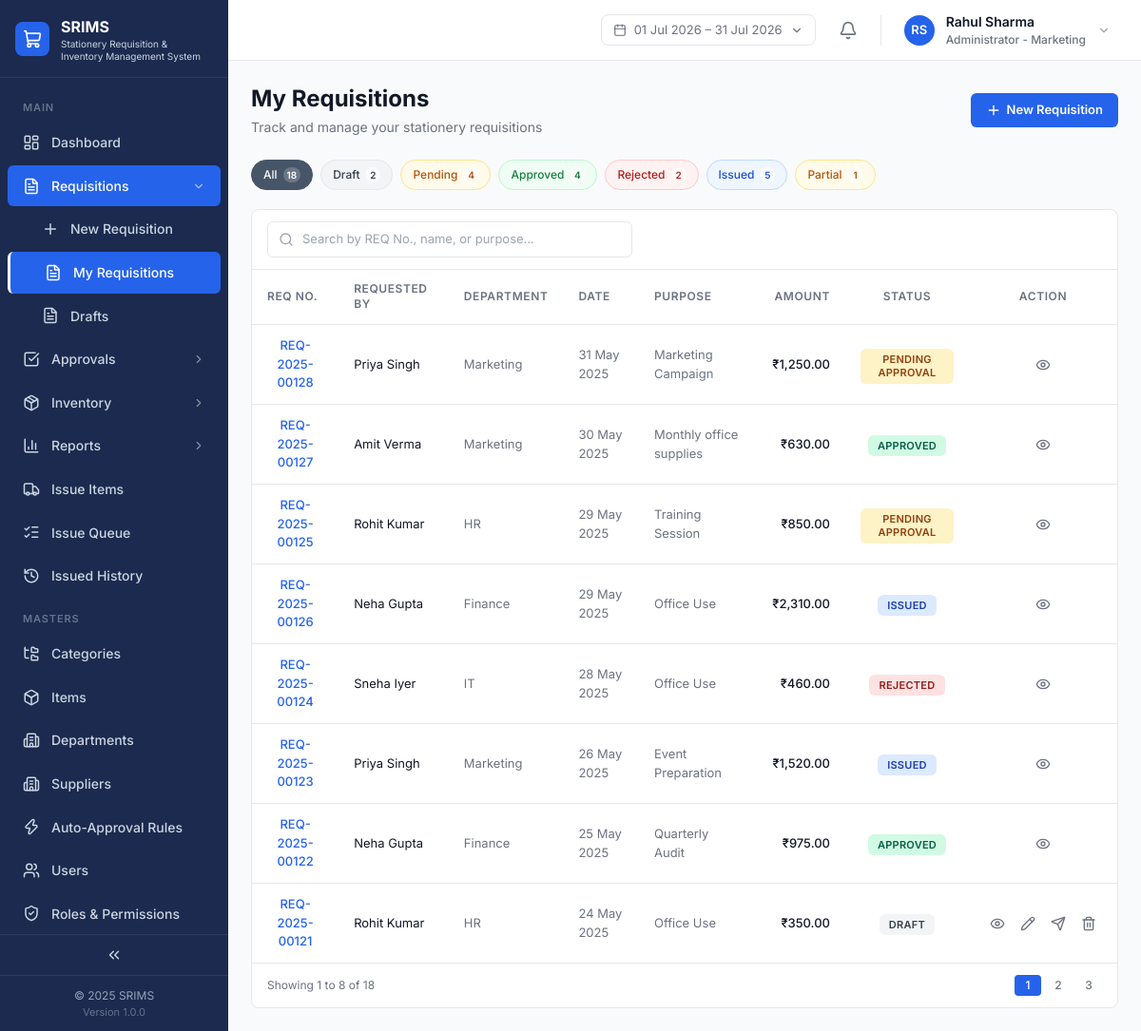
Screenshot of /requisitions/my.php (signed in) with the database file from the repository.
### tables this page shows
CREATE TABLE IF NOT EXISTS `requisitions` (
  `id` VARCHAR(40) NOT NULL PRIMARY KEY,
  `user_id` VARCHAR(40) NOT NULL,
  `department_id` VARCHAR(40) NOT NULL,
  `status` ENUM('DRAFT','PENDING','APPROVED','REJECTED','ISSUED','PARTIAL') NOT NULL DEFAULT 'DRAFT',
  `purpose` VARCHAR(191) DEFAULT NULL,
  `remarks` TEXT DEFAULT NULL,
  `required_date` DATE DEFAULT NULL,
  `total_amount` DECIMAL(12,2) NOT NULL DEFAULT 0,
  `priority` ENUM('LOW','NORMAL','URGENT') NOT NULL DEFAULT 'NORMAL',
  `created_at` DATETIME NOT NULL DEFAULT CURRENT_TIMESTAMP,
  `updated_at` DATETIME NOT NULL DEFAULT CURRENT_TIMESTAMP ON UPDATE CURRENT_TIMESTAMP,
  `approved_by_id` VARCHAR(40) DEFAULT NULL,
  `approved_at` DATETIME DEFAULT NULL,
  `rejected_reason` TEXT DEFAULT NULL,
  KEY `idx_req_status` (`status`),
  KEY `idx_req_user` (`user_id`),
  KEY `idx_req_department` (`department_id`),
  KEY `idx_req_created` (`created_at`),
  CONSTRAINT `fk_req_user` FOREIGN KEY (`user_id`) REFERENCES `users` (`id`),
  CONSTRAINT `fk_req_department` FOREIGN KEY (`department_id`) REFERENCES `departments` (`id`),
  CONSTRAINT `fk_req_approver` FOREIGN KEY (`approved_by_id`) REFERENCES `users` (`id`)
);

CREATE TABLE IF NOT EXISTS `users` (
  `id` VARCHAR(40) NOT NULL PRIMARY KEY,
  `name` VARCHAR(191) NOT NULL,
  `email` VARCHAR(191) NOT NULL UNIQUE,
  `password_hash` VARCHAR(255) NOT NULL,
  `role` ENUM('ADMIN','USER','APPROVER','INVENTORY_MGR') NOT NULL DEFAULT 'USER',
  `department_id` VARCHAR(40) NOT NULL,
  `approver_id` VARCHAR(40) DEFAULT NULL,
  `is_active` TINYINT(1) NOT NULL DEFAULT 1,
  `avatar_url` LONGTEXT DEFAULT NULL,
  KEY `idx_users_department` (`department_id`),
  CONSTRAINT `fk_users_department` FOREIGN KEY (`department_id`) REFERENCES `departments` (`id`),
  CONSTRAINT `fk_users_approver` FOREIGN KEY (`approver_id`) REFERENCES `users` (`id`)
);

CREATE TABLE IF NOT EXISTS `departments` (
  `id` VARCHAR(40) NOT NULL PRIMARY KEY,
  `name` VARCHAR(191) NOT NULL UNIQUE
);

### includes/auth.php (called while the page is built, shortened)
<?php
function currentUser(): ?array
{
    return $_SESSION['user'] ?? null;
}

### requisitions/my.php (shortened to what this page needs)
<?php
require_once __DIR__ . '/../config.php';
$user = currentUser();
$statusFilters = [
    ['label' => 'All', 'value' => null, 'color' => 'slate'],
    ['label' => 'Draft', 'value' => 'DRAFT', 'color' => 'gray'],
    ['label' => 'Pending', 'value' => 'PENDING', 'color' => 'amber'],
    ['label' => 'Approved', 'value' => 'APPROVED', 'color' => 'green'],
    ['label' => 'Rejected', 'value' => 'REJECTED', 'color' => 'red'],
    ['label' => 'Issued', 'value' => 'ISSUED', 'color' => 'blue'],
    ['label' => 'Partial', 'value' => 'PARTIAL', 'color' => 'amber'],
];
$statusFilterColors = [
    'slate' => ['bg' => 'bg-slate-600', 'border' => 'border-slate-600', 'chip' => 'bg-slate-50 text-slate-700 border-slate-200'],
    'gray' => ['bg' => 'bg-gray-600', 'border' => 'border-gray-600', 'chip' => 'bg-gray-100 text-gray-700 border-gray-200'],
    'amber' => ['bg' => 'bg-amber-500', 'border' => 'border-amber-500', 'chip' => 'bg-amber-50 text-amber-700 border-amber-200'],
    'green' => ['bg' => 'bg-green-600', 'border' => 'border-green-600', 'chip' => 'bg-green-50 text-green-700 border-green-200'],
    'red' => ['bg' => 'bg-red-600', 'border' => 'border-red-600', 'chip' => 'bg-red-50 text-red-700 border-red-200'],
    'blue' => ['bg' => 'bg-blue-600', 'border' => 'border-blue-600', 'chip' => 'bg-blue-50 text-blue-700 border-blue-200'],
];
$activeFilter = $_GET['status'] ?? null;
$searchQuery = trim($_GET['q'] ?? '');
$page = max(1, (int) ($_GET['page'] ?? 1));
$perPage = 8;
$isAdmin = $user['role'] === 'ADMIN';
$base = $isAdmin ? 'SELECT r.*, u.name AS user_name, (SELECT COUNT(*) FROM requisition_items WHERE requisition_id = r.id) AS item_count FROM requisitions r JOIN users u ON u.id = r.user_id WHERE 1=1'
                 : 'SELECT r.*, u.name AS user_name, (SELECT COUNT(*) FROM requisition_items WHERE requisition_id = r.id) AS item_count FROM requisitions r JOIN users u ON u.id = r.user_id WHERE r.user_id = ?';
$countParams = $isAdmin ? [] : [$user['id']];
$counts = ['all' => 0, 'DRAFT' => 0, 'PENDING' => 0, 'APPROVED' => 0, 'REJECTED' => 0, 'ISSUED' => 0, 'PARTIAL' => 0];
$countStmt = $pdo->prepare(($isAdmin ? 'SELECT status, COUNT(*) c FROM requisitions GROUP BY status' : 'SELECT status, COUNT(*) c FROM requisitions WHERE user_id = ? GROUP BY status'));
$countStmt->execute($countParams);
foreach ($countStmt->fetchAll() as $row) { $counts[$row['status']] = (int) $row['c']; $counts['all'] += (int) $row['c']; }
$sql = $base;
$params = $countParams;
$sql .= ' ORDER BY r.created_at DESC';
$stmt = $pdo->prepare($sql);
$stmt->execute($params);
$myRequisitions = $stmt->fetchAll();
$totalPages = max(1, (int) ceil(count($myRequisitions) / $perPage));
$page = min($page, $totalPages);
$paginated = array_slice($myRequisitions, ($page - 1) * $perPage, $perPage);
$qs = function (array $overrides = []) use ($activeFilter, $searchQuery) {
    $q = array_merge(['status' => $activeFilter, 'q' => $searchQuery], $overrides);
    $q = array_filter($q, fn($v) => $v !== null && $v !== '');
    return $q ? '?' . http_build_query($q) : '';
};
include __DIR__ . '/../includes/header.php';
include __DIR__ . '/../includes/app-shell-start.php';
?>
<div class="mb-6 flex flex-col gap-1 sm:flex-row sm:items-center sm:justify-between">
    <div>
        <h1 class="text-page-title text-text-primary">My Requisitions</h1>
        <p class="text-page-subtitle text-text-secondary mt-1">Track and manage your stationery requisitions</p>
    </div>
    <a href="new.php" class="mt-3 sm:mt-0 flex items-center gap-1.5 rounded-button bg-brand-primary px-4 py-2 text-[13px] font-semibold text-white hover:bg-brand-primary-hover transition-colors w-fit">
        <i data-lucide="plus" style="width:16px;height:16px"></i> New Requisition
    </a>
</div>
<div class="mb-4 flex gap-2 overflow-x-auto pb-1">
    <?php foreach ($statusFilters as $f):
        $count = $f['value'] ? ($counts[$f['value']] ?? 0) : $counts['all'];
        $isActive = $activeFilter === $f['value'];
        $c = $statusFilterColors[$f['color']];
    ?>
    <a href="<?= $qs(['status' => $f['value'], 'page' => null]) ?>" class="flex items-center gap-1.5 whitespace-nowrap rounded-full border px-3 py-1.5 text-[12px] font-medium transition-colors <?= $isActive ? $c['bg'] . ' ' . $c['border'] . ' text-white' : $c['chip'] . ' hover:opacity-80' ?>">
        <?= e($f['label']) ?>
        <span class="inline-flex h-4 min-w-[16px] items-center justify-center rounded-full px-1 text-[10px] font-semibold <?= $isActive ? 'bg-white/20 text-white' : 'bg-white/60 text-current' ?>"><?= $count ?></span>
    </a>
    <?php endforeach; ?>
</div>
<div class="rounded-card border border-border bg-surface-card">
    <div class="border-b border-border px-4 py-3">
        <form method="GET" class="relative max-w-sm">
            <i data-lucide="search" class="absolute left-3 top-1/2 -translate-y-1/2 text-text-muted" style="width:16px;height:16px"></i>
            <input type="text" name="q" value="<?= e($searchQuery) ?>" placeholder="Search by REQ No., name, or purpose..."
                class="w-full rounded-button border border-border py-2 pl-9 pr-3 text-[13px] placeholder:text-text-muted focus:border-brand-primary focus:outline-none focus:ring-1 focus:ring-brand-primary">
        </form>
    </div>
    <div class="overflow-x-auto">
        <table class="w-full">
            <thead><tr class="border-b border-border">
                <th class="px-4 py-3 text-left text-table-header uppercase tracking-table-header text-text-secondary">REQ No.</th>
                <?php if ($isAdmin): ?><th class="px-4 py-3 text-left text-table-header uppercase tracking-table-header text-text-secondary">Requested By</th><?php endif; ?>
                <th class="px-4 py-3 text-left text-table-header uppercase tracking-table-header text-text-secondary">Department</th>
                <th class="px-4 py-3 text-left text-table-header uppercase tracking-table-header text-text-secondary">Date</th>
                <th class="px-4 py-3 text-left text-table-header uppercase tracking-table-header text-text-secondary">Purpose</th>
                <th class="px-4 py-3 text-right text-table-header uppercase tracking-table-header text-text-secondary">Amount</th>
                <th class="px-4 py-3 text-center text-table-header uppercase tracking-table-header text-text-secondary">Status</th>
                <th class="px-4 py-3 text-center text-table-header uppercase tracking-table-header text-text-secondary">Action</th>
            </tr></thead>
            <tbody>
                <?php if (empty($paginated)): ?>
                <tr><td colspan="8" class="px-4 py-12 text-center text-[14px] text-text-muted">No requisitions found</td></tr>
                <?php else: foreach ($paginated as $req): ?>
                <tr class="border-b border-border last:border-0 hover:bg-gray-50">
                    <td class="px-4 py-3"><button type="button" onclick="openReqModal('<?= e($req['id']) ?>')" class="text-[13px] font-medium text-brand-primary hover:underline"><?= e($req['id']) ?></button></td>
                    <?php if ($isAdmin): ?><td class="px-4 py-3 text-[13px] text-text-primary"><?= e($req['user_name']) ?></td><?php endif; ?>
                    <td class="px-4 py-3 text-[13px] text-text-secondary"><?php
                        $dstmt = $pdo->prepare('SELECT name FROM departments WHERE id = ?'); $dstmt->execute([$req['department_id']]);
                        echo e($dstmt->fetchColumn() ?: '');
                    ?></td>
                    <td class="px-4 py-3 text-[13px] text-text-secondary"><?= formatDate($req['created_at']) ?></td>
                    <td class="px-4 py-3 text-[13px] text-text-secondary"><?= e($req['purpose']) ?></td>
                    <td class="px-4 py-3 text-right text-[13px] font-medium text-text-primary"><?= formatCurrency((float)$req['total_amount']) ?></td>
                    <td class="px-4 py-3 text-center"><?= statusPill(requisitionStatusVariant($req['status'])) ?></td>
                    <td class="px-4 py-3 text-center">
                        <div class="flex items-center justify-center gap-1">
                            <button type="button" onclick="openReqModal('<?= e($req['id']) ?>')" title="View" class="rounded p-1.5 text-text-secondary hover:bg-gray-100 hover:text-brand-primary"><i data-lucide="eye" style="width:16px;height:16px"></i></button>
                            <?php if ($req['status'] === 'DRAFT'): ?>
                            <a href="new.php?edit=<?= e($req['id']) ?>" title="Edit" class="rounded p-1.5 text-text-secondary hover:bg-gray-100 hover:text-brand-primary"><i data-lucide="pencil" style="width:16px;height:16px"></i></a>
                            <form method="POST" class="inline" onsubmit="return confirm('Submit this draft for approval?')">
                                <button type="submit" title="Submit" <?= $req['item_count'] == 0 ? 'disabled' : '' ?> class="rounded p-1.5 text-text-secondary hover:bg-green-50 hover:text-green-600 disabled:opacity-30"><i data-lucide="send" style="width:16px;height:16px"></i></button>
                            </form>
                            <button type="button" onclick="document.getElementById('my-del-confirm-<?= e($req['id']) ?>').classList.remove('hidden'); document.getElementById('my-del-confirm-<?= e($req['id']) ?>').classList.add('flex');" title="Delete" class="rounded p-1.5 text-text-secondary hover:bg-red-50 hover:text-red-600"><i data-lucide="trash-2" style="width:16px;height:16px"></i></button>
                            <?php endif; ?>
                        </div>
                    </td>
                </tr>
                <?php endforeach; endif; ?>
            </tbody>
        </table>
    </div>
    <?php if ($totalPages > 1): ?>
    <div class="flex items-center justify-between border-t border-border px-4 py-3">
        <span class="text-[12px] text-text-secondary">Showing <?= ($page - 1) * $perPage + 1 ?> to <?= min($page * $perPage, count($myRequisitions)) ?> of <?= count($myRequisitions) ?></span>
        <div class="flex items-center gap-1">
            <?php for ($p = 1; $p <= $totalPages; $p++): ?>
            <a href="<?= $qs(['page' => $p]) ?>" class="min-w-[28px] rounded px-1.5 py-0.5 text-center text-[12px] font-medium <?= $p === $page ? 'bg-brand-primary text-white' : 'text-text-secondary hover:bg-gray-100' ?>"><?= $p ?></a>
            <?php endfor; ?>
        </div>
    </div>
    <?php endif; ?>
</div>
    <?php
include __DIR__ . '/../includes/app-shell-end.php';

### includes/functions.php (shortened to what this page needs)
<?php
function formatCurrency(float $amount): string
{
    $formatted = number_format($amount, 2);
    if (preg_match('/^(-?)(\d+)(\.\d{2})$/', $formatted === '' ? '0.00' : str_replace(',', '', $formatted), $m)) {
        $sign = $m[1];
        $intPart = $m[2];
        $decPart = $m[3];
        if (strlen($intPart) > 3) {
            $last3 = substr($intPart, -3);
            $rest  = substr($intPart, 0, -3);
            $rest  = preg_replace('/\B(?=(\d{2})+(?!\d))/', ',', $rest);
            $intPart = $rest . ',' . $last3;
        }
        $formatted = $sign . $intPart . $decPart;
    }
    return '₹' . $formatted;
}
function formatDate($date): string
{
    $ts = is_numeric($date) ? (int)$date : strtotime((string)$date);
    return date('d M Y', $ts);
}
function statusPill(string $variant, ?string $label = null): string
{
    $styles = [
        'pending'    => 'bg-status-pending-bg text-status-pending-text',
        'approved'   => 'bg-status-approved-bg text-status-approved-text',
        'issued'     => 'bg-status-issued-bg text-status-issued-text',
        'rejected'   => 'bg-status-rejected-bg text-status-rejected-text',
        'new'        => 'bg-status-new-bg text-status-new-text',
        'low'        => 'bg-status-low-bg text-status-low-text',
        'critical'   => 'bg-status-critical-bg text-status-critical-text',
        'inStock'    => 'bg-status-in-stock-bg text-status-in-stock-text',
        'outOfStock' => 'bg-status-out-of-stock-bg text-status-out-of-stock-text',
        'partial'    => 'bg-status-partial-bg text-status-partial-text',
        'draft'      => 'bg-status-draft-bg text-status-draft-text',
        'inward'     => 'bg-status-approved-bg text-status-approved-text',
        'outward'    => 'bg-status-rejected-bg text-status-rejected-text',
    ];
    $labels = [
        'pending'    => 'Pending Approval',
        'approved'   => 'Approved',
        'issued'     => 'Issued',
        'rejected'   => 'Rejected',
        'new'        => 'New',
        'low'        => 'Low Stock',
        'critical'   => 'Critical',
        'inStock'    => 'In Stock',
        'outOfStock' => 'Out of Stock',
        'partial'    => 'Partial',
        'draft'      => 'Draft',
        'inward'     => 'Inward',
        'outward'    => 'Outward',
    ];
    $cls  = $styles[$variant] ?? 'bg-gray-100 text-gray-700';
    $text = $label ?? ($labels[$variant] ?? $variant);
    return '<span class="inline-flex items-center rounded-pill px-2.5 py-1 text-status-pill uppercase tracking-wide ' . $cls . '">'
        . htmlspecialchars($text, ENT_QUOTES) . '</span>';
}
function requisitionStatusVariant(string $status): string
{
    $map = [
        'DRAFT' => 'draft', 'PENDING' => 'pending', 'APPROVED' => 'approved',
        'REJECTED' => 'rejected', 'ISSUED' => 'issued', 'PARTIAL' => 'partial',
    ];
    return $map[$status] ?? 'draft';
}
function e(?string $s): string
{
    return htmlspecialchars((string) $s, ENT_QUOTES, 'UTF-8');
}

### assets/css/custom.css (style rules this page uses)
:root { --sidebar-bg: #1B2A4E; --sidebar-active: #2563EB; --sidebar-text: #CBD5E1; --sidebar-text-hi: #FFFFFF; --sidebar-section: #64748B; --sidebar-border: #2D3B5E; --bg-app: #F9FAFB; --bg-card: #FFFFFF; --border: #E5E7EB; --border-strong: #D1D5DB; --text-primary: #111827; --text-secondary: #6B7280; --text-muted: #9CA3AF; --primary: #2563EB; --primary-hover: #1D4ED8; }
body { color: var(--text-primary); background: var(--bg-app); }

### rows the page displays
requisitions: id "REQ-2025-00128", user.name "Priya Singh", department.name "Marketing", created_at "31 May 2025", purpose "Marketing Campaign", total_amount "₹1,250.00", text "PENDING APPROVAL"
requisitions: id "REQ-2025-00127", user.name "Amit Verma", department.name "Marketing", created_at "30 May 2025", purpose "Monthly office supplies", total_amount "₹630.00", text "APPROVED"
requisitions: id "REQ-2025-00125", user.name "Rohit Kumar", department.name "HR", created_at "29 May 2025", purpose "Training Session", total_amount "₹850.00", text "PENDING APPROVAL"
requisitions: id "REQ-2025-00126", user.name "Neha Gupta", department.name "Finance", created_at "29 May 2025", purpose "Office Use", total_amount "₹2,310.00", text "ISSUED"
requisitions: id "REQ-2025-00124", user.name "Sneha Iyer", department.name "IT", created_at "28 May 2025", purpose "Office Use", total_amount "₹460.00", text "REJECTED"
requisitions: id "REQ-2025-00123", user.name "Priya Singh", department.name "Marketing", created_at "26 May 2025", purpose "Event Preparation", total_amount "₹1,520.00", text "ISSUED"
requisitions: id "REQ-2025-00122", user.name "Neha Gupta", department.name "Finance", created_at "25 May 2025", purpose "Quarterly Audit", total_amount "₹975.00", text "APPROVED"
requisitions: id "REQ-2025-00121", user.name "Rohit Kumar", department.name "HR", created_at "24 May 2025", purpose "Office Use", total_amount "₹350.00", text "DRAFT"

### other values shown
$companyName ?: 'SRIMS' "SRIMS"
$section['title'] "MAIN"
$item['label'] "Dashboard"
$item['label'] "Requisitions"
$item['label'] "New Requisition"
$item['label'] "My Requisitions"
$item['label'] "Drafts"
$item['label'] "Approvals"
$item['label'] "Inventory"
$item['label'] "Reports"
$item['label'] "Issue Items"
$item['label'] "Issue Queue"
$item['label'] "Issued History"
$section['title'] "MASTERS"
$item['label'] "Categories"
